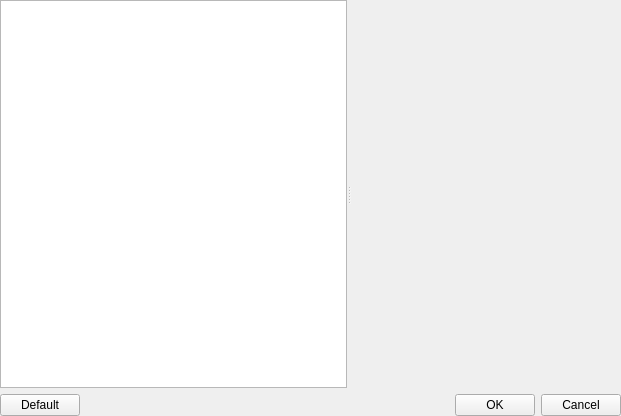
<?xml version="1.0" encoding="UTF-8"?>
<ui version="4.0">
 <class>XOptionsWidget</class>
 <widget class="QWidget" name="XOptionsWidget">
  <property name="geometry">
   <rect>
    <x>0</x>
    <y>0</y>
    <width>621</width>
    <height>416</height>
   </rect>
  </property>
  <property name="sizePolicy">
   <sizepolicy hsizetype="Preferred" vsizetype="Preferred">
    <horstretch>0</horstretch>
    <verstretch>0</verstretch>
   </sizepolicy>
  </property>
  <property name="windowTitle">
   <string notr="true"/>
  </property>
  <layout class="QVBoxLayout" name="verticalLayout">
   <property name="leftMargin">
    <number>0</number>
   </property>
   <property name="topMargin">
    <number>0</number>
   </property>
   <property name="rightMargin">
    <number>0</number>
   </property>
   <property name="bottomMargin">
    <number>0</number>
   </property>
   <item>
    <widget class="QSplitter" name="splitter">
     <property name="orientation">
      <enum>Qt::Horizontal</enum>
     </property>
     <widget class="QListWidget" name="listWidgetOptions">
      <property name="sizePolicy">
       <sizepolicy hsizetype="Expanding" vsizetype="Expanding">
        <horstretch>0</horstretch>
        <verstretch>0</verstretch>
       </sizepolicy>
      </property>
      <property name="baseSize">
       <size>
        <width>200</width>
        <height>100</height>
       </size>
      </property>
     </widget>
     <widget class="QStackedWidget" name="stackedWidgetOptions">
      <property name="sizePolicy">
       <sizepolicy hsizetype="Preferred" vsizetype="Preferred">
        <horstretch>0</horstretch>
        <verstretch>0</verstretch>
       </sizepolicy>
      </property>
      <property name="currentIndex">
       <number>3</number>
      </property>
      <widget class="QWidget" name="pageView">
       <layout class="QVBoxLayout" name="verticalLayout_2">
        <property name="leftMargin">
         <number>0</number>
        </property>
        <property name="topMargin">
         <number>0</number>
        </property>
        <property name="rightMargin">
         <number>0</number>
        </property>
        <property name="bottomMargin">
         <number>0</number>
        </property>
        <item>
         <widget class="QScrollArea" name="scrollAreaView">
          <property name="frameShape">
           <enum>QFrame::NoFrame</enum>
          </property>
          <property name="frameShadow">
           <enum>QFrame::Plain</enum>
          </property>
          <property name="widgetResizable">
           <bool>true</bool>
          </property>
          <widget class="QWidget" name="scrollAreaWidgetView">
           <property name="geometry">
            <rect>
             <x>0</x>
             <y>0</y>
             <width>117</width>
             <height>232</height>
            </rect>
           </property>
           <layout class="QVBoxLayout" name="verticalLayout_8">
            <property name="leftMargin">
             <number>0</number>
            </property>
            <property name="topMargin">
             <number>0</number>
            </property>
            <property name="rightMargin">
             <number>0</number>
            </property>
            <property name="bottomMargin">
             <number>0</number>
            </property>
            <item>
             <widget class="QCheckBox" name="checkBoxViewStayOnTop">
              <property name="text">
               <string>Stay on top</string>
              </property>
             </widget>
            </item>
            <item>
             <widget class="QCheckBox" name="checkBoxViewSingleApplication">
              <property name="text">
               <string>Single application</string>
              </property>
             </widget>
            </item>
            <item>
             <widget class="QGroupBox" name="groupBoxViewStyle">
              <property name="title">
               <string>Style</string>
              </property>
              <layout class="QVBoxLayout" name="verticalLayout_4">
               <property name="leftMargin">
                <number>2</number>
               </property>
               <property name="topMargin">
                <number>2</number>
               </property>
               <property name="rightMargin">
                <number>2</number>
               </property>
               <property name="bottomMargin">
                <number>6</number>
               </property>
               <item>
                <widget class="QComboBox" name="comboBoxViewStyle"/>
               </item>
              </layout>
             </widget>
            </item>
            <item>
             <widget class="QGroupBox" name="groupBoxViewQss">
              <property name="title">
               <string notr="true">QSS</string>
              </property>
              <layout class="QVBoxLayout" name="verticalLayout_7">
               <property name="leftMargin">
                <number>2</number>
               </property>
               <property name="topMargin">
                <number>2</number>
               </property>
               <property name="rightMargin">
                <number>2</number>
               </property>
               <property name="bottomMargin">
                <number>2</number>
               </property>
               <item>
                <widget class="QComboBox" name="comboBoxViewQss"/>
               </item>
              </layout>
             </widget>
            </item>
            <item>
             <widget class="QGroupBox" name="groupBoxViewLanguage">
              <property name="title">
               <string>Language</string>
              </property>
              <layout class="QVBoxLayout" name="verticalLayout_5">
               <property name="leftMargin">
                <number>2</number>
               </property>
               <property name="topMargin">
                <number>2</number>
               </property>
               <property name="rightMargin">
                <number>2</number>
               </property>
               <property name="bottomMargin">
                <number>2</number>
               </property>
               <item>
                <widget class="QComboBox" name="comboBoxViewLanguage"/>
               </item>
              </layout>
             </widget>
            </item>
            <item>
             <widget class="QCheckBox" name="checkBoxViewShowLogo">
              <property name="text">
               <string>Show logo</string>
              </property>
             </widget>
            </item>
            <item>
             <spacer name="verticalSpacer">
              <property name="orientation">
               <enum>Qt::Vertical</enum>
              </property>
              <property name="sizeHint" stdset="0">
               <size>
                <width>20</width>
                <height>40</height>
               </size>
              </property>
             </spacer>
            </item>
           </layout>
          </widget>
         </widget>
        </item>
       </layout>
      </widget>
      <widget class="QWidget" name="pageFile">
       <layout class="QVBoxLayout" name="verticalLayout_3">
        <property name="leftMargin">
         <number>0</number>
        </property>
        <property name="topMargin">
         <number>0</number>
        </property>
        <property name="rightMargin">
         <number>0</number>
        </property>
        <property name="bottomMargin">
         <number>0</number>
        </property>
        <item>
         <widget class="QScrollArea" name="scrollAreaFile">
          <property name="frameShape">
           <enum>QFrame::NoFrame</enum>
          </property>
          <property name="frameShadow">
           <enum>QFrame::Plain</enum>
          </property>
          <property name="widgetResizable">
           <bool>true</bool>
          </property>
          <widget class="QWidget" name="scrollAreaWidgetFile">
           <property name="geometry">
            <rect>
             <x>0</x>
             <y>0</y>
             <width>266</width>
             <height>384</height>
            </rect>
           </property>
           <layout class="QVBoxLayout" name="verticalLayout_6">
            <property name="leftMargin">
             <number>0</number>
            </property>
            <property name="rightMargin">
             <number>0</number>
            </property>
            <property name="bottomMargin">
             <number>0</number>
            </property>
            <item>
             <widget class="QCheckBox" name="checkBoxFileSaveLastDirectory">
              <property name="text">
               <string>Save last directory</string>
              </property>
             </widget>
            </item>
            <item>
             <widget class="QCheckBox" name="checkBoxFileSaveBackup">
              <property name="text">
               <string>Save backup</string>
              </property>
             </widget>
            </item>
            <item>
             <widget class="QCheckBox" name="checkBoxFileSaveHistory">
              <property name="text">
               <string>Save history</string>
              </property>
             </widget>
            </item>
            <item>
             <widget class="QCheckBox" name="checkBoxFileContext">
              <property name="text">
               <string>Add to context menu</string>
              </property>
             </widget>
            </item>
            <item>
             <widget class="QCheckBox" name="checkBoxFileSetEnvVar">
              <property name="text">
               <string>Set system environment variable</string>
              </property>
             </widget>
            </item>
            <item>
             <spacer name="verticalSpacer_2">
              <property name="orientation">
               <enum>Qt::Vertical</enum>
              </property>
              <property name="sizeHint" stdset="0">
               <size>
                <width>20</width>
                <height>248</height>
               </size>
              </property>
             </spacer>
            </item>
           </layout>
          </widget>
         </widget>
        </item>
       </layout>
      </widget>
      <widget class="QWidget" name="pageFonts">
       <layout class="QVBoxLayout" name="verticalLayout_9">
        <property name="leftMargin">
         <number>0</number>
        </property>
        <property name="topMargin">
         <number>0</number>
        </property>
        <property name="rightMargin">
         <number>0</number>
        </property>
        <property name="bottomMargin">
         <number>0</number>
        </property>
        <item>
         <widget class="QGroupBox" name="groupBoxViewFontControls">
          <property name="title">
           <string>Controls</string>
          </property>
          <layout class="QHBoxLayout" name="horizontalLayout_3">
           <property name="leftMargin">
            <number>2</number>
           </property>
           <property name="topMargin">
            <number>2</number>
           </property>
           <property name="rightMargin">
            <number>2</number>
           </property>
           <property name="bottomMargin">
            <number>2</number>
           </property>
           <item>
            <widget class="QLineEdit" name="lineEditViewFontControls">
             <property name="readOnly">
              <bool>true</bool>
             </property>
            </widget>
           </item>
           <item>
            <widget class="QToolButton" name="toolButtonViewFontControls">
             <property name="text">
              <string notr="true">...</string>
             </property>
            </widget>
           </item>
          </layout>
         </widget>
        </item>
        <item>
         <widget class="QGroupBox" name="groupBoxViewFontTables">
          <property name="title">
           <string>Table views</string>
          </property>
          <layout class="QHBoxLayout" name="horizontalLayout_4">
           <property name="leftMargin">
            <number>2</number>
           </property>
           <property name="topMargin">
            <number>2</number>
           </property>
           <property name="rightMargin">
            <number>2</number>
           </property>
           <property name="bottomMargin">
            <number>2</number>
           </property>
           <item>
            <widget class="QLineEdit" name="lineEditViewFontTables">
             <property name="readOnly">
              <bool>true</bool>
             </property>
            </widget>
           </item>
           <item>
            <widget class="QToolButton" name="toolButtonViewFontTables">
             <property name="text">
              <string notr="true">...</string>
             </property>
            </widget>
           </item>
          </layout>
         </widget>
        </item>
        <item>
         <widget class="QGroupBox" name="groupBoxViewFontTrees">
          <property name="title">
           <string>Tree views</string>
          </property>
          <layout class="QHBoxLayout" name="horizontalLayout_6">
           <property name="leftMargin">
            <number>2</number>
           </property>
           <property name="topMargin">
            <number>2</number>
           </property>
           <property name="rightMargin">
            <number>2</number>
           </property>
           <property name="bottomMargin">
            <number>2</number>
           </property>
           <item>
            <widget class="QLineEdit" name="lineEditViewFontTrees">
             <property name="readOnly">
              <bool>true</bool>
             </property>
            </widget>
           </item>
           <item>
            <widget class="QToolButton" name="toolButtonViewFontTrees">
             <property name="text">
              <string notr="true">...</string>
             </property>
            </widget>
           </item>
          </layout>
         </widget>
        </item>
        <item>
         <widget class="QGroupBox" name="groupBoxHexFont">
          <property name="title">
           <string>Hex</string>
          </property>
          <layout class="QHBoxLayout" name="horizontalLayout_5">
           <property name="leftMargin">
            <number>2</number>
           </property>
           <property name="topMargin">
            <number>2</number>
           </property>
           <property name="rightMargin">
            <number>2</number>
           </property>
           <property name="bottomMargin">
            <number>2</number>
           </property>
           <item>
            <widget class="QLineEdit" name="lineEditHexFont">
             <property name="readOnly">
              <bool>true</bool>
             </property>
            </widget>
           </item>
           <item>
            <widget class="QToolButton" name="toolButtonHexFont">
             <property name="text">
              <string notr="true">...</string>
             </property>
            </widget>
           </item>
          </layout>
         </widget>
        </item>
        <item>
         <widget class="QGroupBox" name="groupBoxDisasmFont">
          <property name="title">
           <string>Disasm</string>
          </property>
          <layout class="QHBoxLayout" name="horizontalLayout">
           <property name="leftMargin">
            <number>2</number>
           </property>
           <property name="topMargin">
            <number>2</number>
           </property>
           <property name="rightMargin">
            <number>2</number>
           </property>
           <property name="bottomMargin">
            <number>2</number>
           </property>
           <item>
            <widget class="QLineEdit" name="lineEditDisasmFont">
             <property name="readOnly">
              <bool>true</bool>
             </property>
            </widget>
           </item>
           <item>
            <widget class="QToolButton" name="toolButtonDisasmFont">
             <property name="text">
              <string notr="true">...</string>
             </property>
            </widget>
           </item>
          </layout>
         </widget>
        </item>
        <item>
         <widget class="QGroupBox" name="groupBoxViewFontTextEdits">
          <property name="title">
           <string>Text editors</string>
          </property>
          <layout class="QHBoxLayout" name="horizontalLayout_7">
           <property name="leftMargin">
            <number>2</number>
           </property>
           <property name="topMargin">
            <number>2</number>
           </property>
           <property name="rightMargin">
            <number>2</number>
           </property>
           <property name="bottomMargin">
            <number>2</number>
           </property>
           <item>
            <widget class="QLineEdit" name="lineEditViewFontTextEdits">
             <property name="readOnly">
              <bool>true</bool>
             </property>
            </widget>
           </item>
           <item>
            <widget class="QToolButton" name="toolButtonViewFontTextEdits">
             <property name="text">
              <string notr="true">...</string>
             </property>
            </widget>
           </item>
          </layout>
         </widget>
        </item>
        <item>
         <spacer name="verticalSpacer_3">
          <property name="orientation">
           <enum>Qt::Vertical</enum>
          </property>
          <property name="sizeHint" stdset="0">
           <size>
            <width>20</width>
            <height>258</height>
           </size>
          </property>
         </spacer>
        </item>
       </layout>
      </widget>
      <widget class="QWidget" name="pageFeatures">
       <layout class="QVBoxLayout" name="verticalLayout_3C">
        <property name="leftMargin">
         <number>0</number>
        </property>
        <property name="topMargin">
         <number>0</number>
        </property>
        <property name="rightMargin">
         <number>0</number>
        </property>
        <property name="bottomMargin">
         <number>0</number>
        </property>
        <item>
         <widget class="QScrollArea" name="scrollAreaFeatures">
          <property name="frameShape">
           <enum>QFrame::NoFrame</enum>
          </property>
          <property name="frameShadow">
           <enum>QFrame::Plain</enum>
          </property>
          <property name="widgetResizable">
           <bool>true</bool>
          </property>
          <widget class="QWidget" name="scrollAreaWidgetFeatures">
           <property name="geometry">
            <rect>
             <x>0</x>
             <y>0</y>
             <width>266</width>
             <height>384</height>
            </rect>
           </property>
           <layout class="QVBoxLayout" name="verticalLayout_6h">
            <property name="leftMargin">
             <number>0</number>
            </property>
            <property name="rightMargin">
             <number>0</number>
            </property>
            <property name="bottomMargin">
             <number>0</number>
            </property>
            <item>
             <spacer name="verticalSpacer_2j">
              <property name="orientation">
               <enum>Qt::Vertical</enum>
              </property>
              <property name="sizeHint" stdset="0">
               <size>
                <width>20</width>
                <height>248</height>
               </size>
              </property>
             </spacer>
            </item>
           </layout>
          </widget>
         </widget>
        </item>
       </layout>
      </widget>
     </widget>
    </widget>
   </item>
   <item>
    <layout class="QHBoxLayout" name="horizontalLayout_2">
     <item>
      <widget class="QPushButton" name="pushButtonDefault">
       <property name="text">
        <string>Default</string>
       </property>
      </widget>
     </item>
     <item>
      <spacer name="horizontalSpacer">
       <property name="orientation">
        <enum>Qt::Horizontal</enum>
       </property>
       <property name="sizeHint" stdset="0">
        <size>
         <width>40</width>
         <height>20</height>
        </size>
       </property>
      </spacer>
     </item>
     <item>
      <widget class="QPushButton" name="pushButtonOK">
       <property name="text">
        <string>OK</string>
       </property>
      </widget>
     </item>
     <item>
      <widget class="QPushButton" name="pushButtonCancel">
       <property name="text">
        <string>Cancel</string>
       </property>
      </widget>
     </item>
    </layout>
   </item>
  </layout>
 </widget>
 <resources/>
 <connections/>
</ui>
